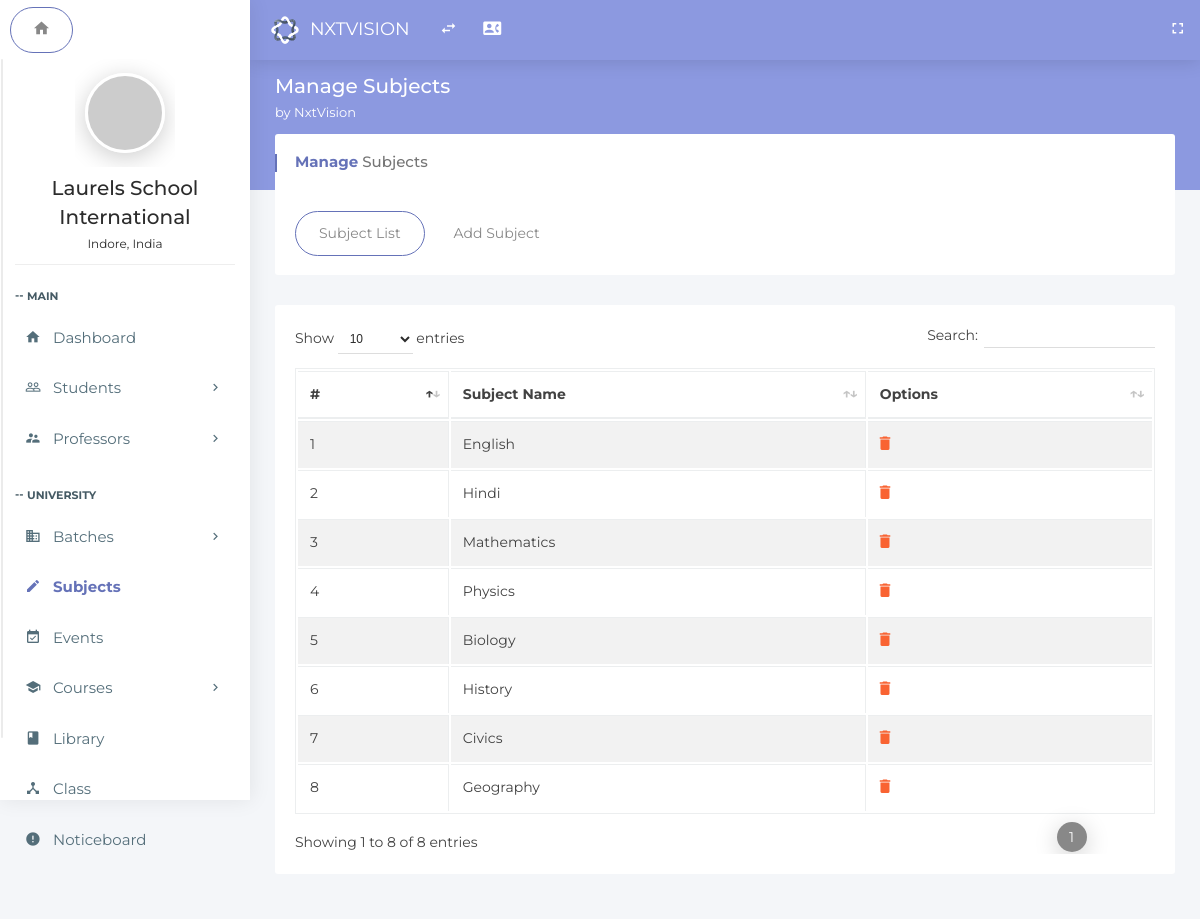
Screenshot of /index.php/subject with the database file from the repository.
### tables this page shows
CREATE TABLE `subject_list` (
  `id` int(11) NOT NULL,
  `subject` text NOT NULL
);

### application/controllers/Subject.php (called while the page is built, shortened)
<?php
class Subject extends MY_Controller
{
    public function index()
    {
        $this->load->model('Subject_model', '_subject');
        $data['result'] = $this->_subject->getAllSubjects();
        $this->load->view('subjects', $data);
    }
}

### index.php (called while the page is built, shortened)
<?php
require_once BASEPATH.'core/CodeIgniter.php';

### application/models/Subject_model.php (called while the page is built, shortened)
<?php
class Subject_model extends CI_Model
{
    public function getAllSubjects()
    {
        $query = $this->db->get('subject_list');
        return $query;
    }
}

### application/views/subjects.php (the view, shortened to what this page needs)
<!doctype html>
<html class="no-js " lang="en">
<head>
<link rel="stylesheet" href="assets/plugins/bootstrap/css/bootstrap.min.css">
<link rel="stylesheet" href="assets/plugins/jquery-datatable/dataTables.bootstrap4.min.css">
<link rel="stylesheet" href="assets/css/main.css">
<link rel="stylesheet" href="assets/css/color_skins.css">
<link rel="stylesheet" href="assets/plugins/sweetalert/sweetalert.css"/>
</head>
<body class="<?php echo $theme;?>">
<nav class="navbar p-l-5 p-r-5">
    <ul class="nav navbar-nav navbar-left">
        <li>
            <div class="navbar-header">
                <a class="navbar-brand" href="<?php echo site_url('dashboard');?>"><img src="assets/images/logo.svg" width="30" alt="Oreo"><span class="m-l-10"><?php echo $company_name;?></span></a>
            </div>
        </li>
        <li><a href="javascript:void(0);" class="ls-toggle-btn" data-close="true"><i class="zmdi zmdi-swap"></i></a></li>
         <li><a href="contact.html" title="Contact List"><i class="zmdi zmdi-account-box-phone"></i></a></li>
        <li class="float-right">
            <a href="javascript:void(0);" class="fullscreen hidden-sm-down" data-provide="fullscreen" data-close="true"><i class="zmdi zmdi-fullscreen"></i></a>
        </li>
    </ul>
</nav>
<?php include "leftside.php";?>
<section class="content">
    <div class="block-header">
        <div class="row">
            <div class="col-lg-7 col-md-6 col-sm-12">
                <h2>Manage Subjects
                <small><?php echo $welcome_string;?></small>
                </h2>
            </div>
        </div>
    </div>
    <div class="container-fluid">
        <div class="row clearfix">
            <div class="col-lg-12">
                <div class="card">
                    <div class="header">
                        <h2><strong>Manage</strong> Subjects</h2>
                    </div>
                    <div class="body">
                        <ul class="nav nav-tabs padding-0">
                            <li class="nav-item"><a class="nav-link active" data-toggle="tab" href="#sublist">Subject List</a></li>
                            <li class="nav-item"><a class="nav-link" data-toggle="tab" href="#addsub">Add Subject</a></li>
                        </ul>
                    </div>
                </div>
                <div class="tab-content">
                    <div class="tab-pane active" id="sublist">
                        <div class="card">
                            <div class="body">
                                <div class="table-responsive">
                                    <table class="table table-bordered table-striped table-hover js-basic-example dataTable">
                                        <thead>
                                            <tr>
                                                <th>#</th>
                                                <th>Subject Name</th>
                                                <th>Options</th>
                                            </tr>
                                        </thead>
                                        <tbody>
                                            <?php
                                            if(isset($result))
                                            {
                      foreach ($result->result() as $row) {
                          ?>
                                            <tr>
                                                <td><?php echo $row->id; ?></td>
                                                <td><?php echo $row->subject; ?></td>
                                                <td>
                                                    <a href="javascript:showConfirmMessage('<?php echo $row->id; ?>','<?php echo $row->subject; ?>');"><i class="zmdi zmdi-delete"></i>
                                                    </a>
                                                </td>
                                            </tr>
                      <?php
                      }} ?>
                                        </tbody>
                                    </table>
                                </div>
                            </div>
                        </div>
                    </div>
                </div>
            </div>
        </div>
    </div>
</section>
</body>
</html>

### assets/css/color_skins.css (style rules this page uses)
.theme-purple .block-header h2 { color: #fff }
.theme-purple .block-header h2 small { color: #fff }
.theme-purple section.content:before { background-color: #8c99e0 }
.theme-purple .navbar, .theme-purple .page-loader-wrapper { background: #8c99e0 }
.theme-purple .nav-tabs .nav-link.active { border: 1px solid #6572b8 !important }
.theme-purple .card .header h2:before { background: #6572b8 }
.theme-purple .card .header h2 strong { color: #6572b8 }

### rows the page displays
subject_list: id "1", subject "English"
subject_list: id "2", subject "Hindi"
subject_list: id "3", subject "Mathematics"
subject_list: id "4", subject "Physics"
subject_list: id "5", subject "Biology"
subject_list: id "6", subject "History"
subject_list: id "7", subject "Civics"
subject_list: id "8", subject "Geography"

### other values shown
$company_name "NXTVISION"
$schoolname "Laurels School International"
$schoollocation "Indore, India"
$welcome_string "by NxtVision"
